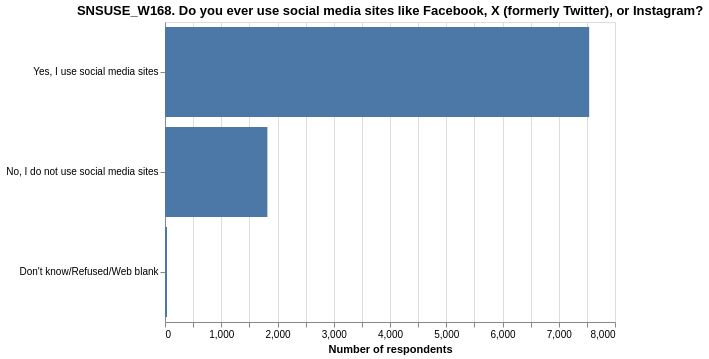

Notebook cell for this chart:
### Code cell
response_distribution(
    df,
    "SNSUSE_W168. Do you ever use social media sites like Facebook, X (formerly Twitter), or Instagram?"
)

### Figure 1 — Vega-Lite specification as saved in the notebook (floating-point values rounded to 4 significant figures)
{"config": {"view": {"continuousWidth": 300, "continuousHeight": 300}}, "data": {"name": "data-b90dc8037358e48c669a7b07b7ac2bdd"}, "mark": {"type": "bar"}, "encoding": {"tooltip": [{"field": "Response", "type": "nominal"}, {"field": "Respondents", "type": "quantitative"}], "x": {"field": "Respondents", "title": "Number of respondents", "type": "quantitative"}, "y": {"field": "Response", "sort": "-x", "title": null, "type": "nominal"}}, "height": 300, "title": "SNSUSE_W168. Do you ever use social media sites like Facebook, X (formerly Twitter), or Instagram?", "width": 450, "$schema": "https://vega.github.io/schema/vega-lite/v6.4.1.json", "datasets": {"data-b90dc8037358e48c669a7b07b7ac2bdd": [{"Response": "Yes, I use social media sites", "Respondents": 7541}, {"Response": "No, I do not use social media sites", "Respondents": 1820}, {"Response": "Don't know/Refused/Web blank", "Respondents": 36}]}}
